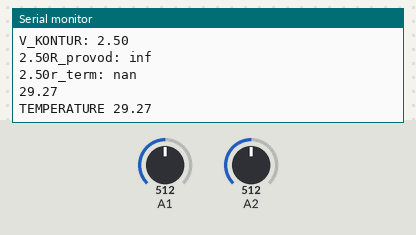
Recording of a sketch running on a simulated Arduino Uno, built with avr-gcc and run on an emulated ATmega328P. Shown: the last lines printed to the serial monitor. Inputs (shaded band) come from the test bench; at power-on: A1 = 512, A2 = 512.

Above: at 1.2 s.
1.3 s: A1 set to 716
At 4.2 s:
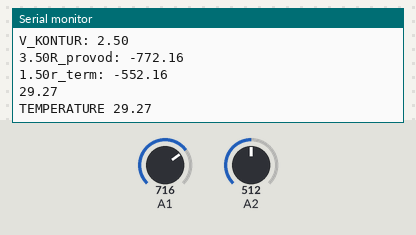
4.6 s: A2 set to 716
6.1 s: A1 set to 900
At 7.3 s:
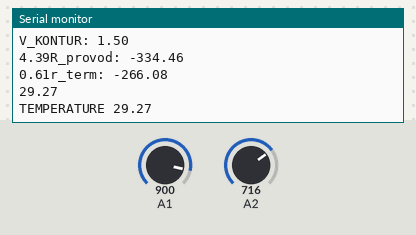
7.6 s: A2 set to 900
At 9.9 s:
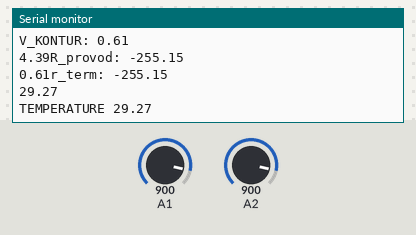
Timing chart, 0 to 10.1 s (numbered marks = the images above; inputs shaded):
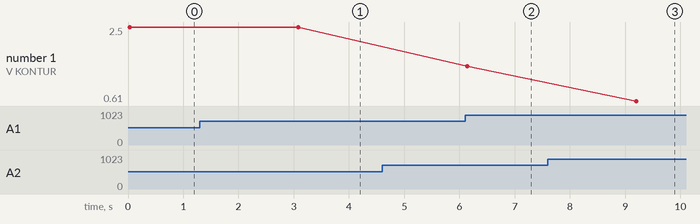

The sketch:

PT_100_Only.ino
```cpp
double u =0;
double u_in=0;
double u_lost=0;


double r=0;
double temp = -273;
//double a = 0.0039803;
double a = 3.9083 * pow(10,  -3);
double b= -5.7750 * pow(10, -7);

double R0 = 100;
double Rr = 978;

double up = 0;
double down = 0;

double c = pow(2, 3);

void setup() {
  Serial.begin(9600);

  // put your setup code here, to run once:

}

double getVoltage(uint8_t pin){
  int v_points = analogRead(pin);
//  Serial.print("Points: ");
//  Serial.println(v_points);
  double voltage =  (v_points * 5.00 / 1024);

//  Serial.print("VOLTAGE ");
//  Serial.print(pin);
//  Serial.print(" : ");
//  Serial.println(voltage);
  return voltage;
}

double getResistanceA(double v_messured, double r_known, double v_total){

  double v_lost = v_total - v_messured;


  double r_x = (r_known * v_total / v_messured) - r_known;  //books suggestion

  return r_x;
}

double getResistanceB(double v_messured, double r_known, double v_total){

  double v_lost = v_total - v_messured;


  double r_x = (r_known * v_total / v_lost) - r_known;  //books suggestion

  return r_x;
}
//измеряемый ближе к плюсу, v_x - напряжение на измеряемом
double getResistanceC(double v_x, double r_known, double v_total){

  double r_x = (r_known * v_total / v_x) - r_known;  //books suggestion

  return r_x;
}


double getTermoT(double R_zero, double r_term){

//  double alfa = 3.9083 * pow(10,  -3);
  double alfa = 3.7869 * pow(10,  -3);
  double beta= -5.7750 * pow(10, -7);
//   double beta=  * pow(10, -7);

  up = (-R_zero * alfa) + sqrt(pow(R_zero, 2)* pow(alfa, 2) - 4* R_zero * beta * (R_zero - r_term));
//  up = (-R_zero * alfa) + sqrt(pow(R_zero, 2)* pow(alfa, 2) - 4* R_zero * beta * (R_zero - r_term));
  down = 2 * R_zero * beta;

  temp = up/down;

//  temp = -100 * a + sqrt(pow (100, 2) * pow(a, 2) - 4*100*b*(100 - r)) / 2 * 100 * b;
  Serial.println(temp);
  return temp;

}


void loop() {

  //Test делителя
  double del_test = getResistanceC(getVoltage(A1), 220, 5)- 1.3;
  del_test = 113.2;
  Serial.print("ТЕст делителя ");
  Serial.println(del_test);


  // Узнаем напряжение в контуре
  double v_kontur = 5 - getVoltage(A2);
  Serial.print("V_KONTUR: ");
  Serial.println(v_kontur);


  // Узнаем сопротивление проводника
  double r_provod = getResistanceC(v_kontur - getVoltage(A1), 220.0, v_kontur);
  Serial.print(getVoltage(A1));
  Serial.print("R_provod: ");
  Serial.println(r_provod);
  Serial.print(5 - getVoltage(A1));

  //Узнаем сопротивление градусника
  double r_term = getResistanceB(5-v_kontur, 220 + r_provod, 5);
  Serial.print("r_term: ");
  Serial.println(r_term);
//
//  Serial.print("TotalVoltage: ");
//  Serial.println(totalvoltage);


    temp = getTermoT(101.95, del_test);
//  temp = -100 * a + sqrt(pow (100, 2) * pow(a, 2) - 4*100*b*(100 - r)) / 2 * 100 * b;
  Serial.print("TEMPERATURE ");
  Serial.println(temp);
  delay(3000);
  // put your main code here, to run repeatedly:

}
```

Measured:
- after the input at 1.3 s, the serial monitor: prints a new line after 1.8 s (image 1)
- after the input at 6.1 s, the serial monitor: prints a new line after 0.06 s (image 2)
- after the input at 7.6 s, the serial monitor: prints a new line after 1.6 s (image 3)
